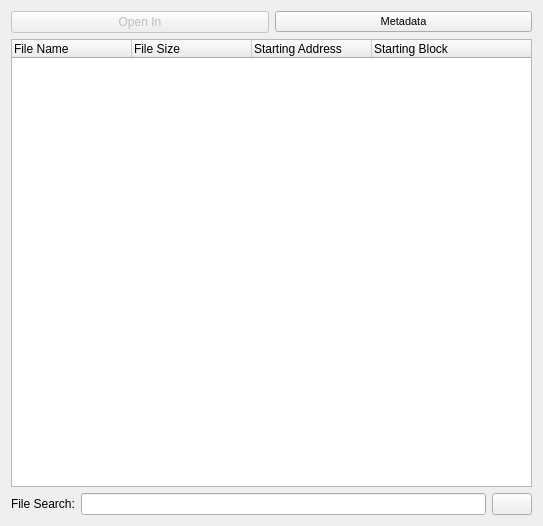
<?xml version="1.0" encoding="UTF-8"?>
<ui version="4.0">
 <class>IsoViewer</class>
 <widget class="QDialog" name="IsoViewer">
  <property name="geometry">
   <rect>
    <x>0</x>
    <y>0</y>
    <width>543</width>
    <height>526</height>
   </rect>
  </property>
  <property name="minimumSize">
   <size>
    <width>514</width>
    <height>498</height>
   </size>
  </property>
  <property name="windowTitle">
   <string>Package Viewer</string>
  </property>
  <layout class="QVBoxLayout" name="verticalLayout">
   <item>
    <layout class="QHBoxLayout" name="horizontalLayout" stretch="1,1">
     <item>
      <widget class="QPushButton" name="btnOpenIn">
       <property name="enabled">
        <bool>false</bool>
       </property>
       <property name="maximumSize">
        <size>
         <width>16777213</width>
         <height>16777215</height>
        </size>
       </property>
       <property name="text">
        <string>Open In</string>
       </property>
       <property name="icon">
        <iconset resource="Resources.qrc">
         <normaloff>:/Images/open.png</normaloff>:/Images/open.png</iconset>
       </property>
      </widget>
     </item>
     <item>
      <widget class="QPushButton" name="btnViewAll">
       <property name="font">
        <font>
         <pointsize>8</pointsize>
        </font>
       </property>
       <property name="text">
        <string>Metadata</string>
       </property>
       <property name="icon">
        <iconset resource="Resources.qrc">
         <normaloff>:/Images/Eye16.png</normaloff>:/Images/Eye16.png</iconset>
       </property>
      </widget>
     </item>
    </layout>
   </item>
   <item>
    <widget class="QTreeWidget" name="treeWidget">
     <property name="editTriggers">
      <set>QAbstractItemView::NoEditTriggers</set>
     </property>
     <property name="alternatingRowColors">
      <bool>true</bool>
     </property>
     <property name="selectionMode">
      <enum>QAbstractItemView::ExtendedSelection</enum>
     </property>
     <property name="iconSize">
      <size>
       <width>24</width>
       <height>24</height>
      </size>
     </property>
     <property name="sortingEnabled">
      <bool>false</bool>
     </property>
     <property name="animated">
      <bool>true</bool>
     </property>
     <attribute name="headerDefaultSectionSize">
      <number>120</number>
     </attribute>
     <column>
      <property name="text">
       <string>File Name</string>
      </property>
     </column>
     <column>
      <property name="text">
       <string>File Size</string>
      </property>
     </column>
     <column>
      <property name="text">
       <string>Starting Address</string>
      </property>
     </column>
     <column>
      <property name="text">
       <string>Starting Block</string>
      </property>
     </column>
    </widget>
   </item>
   <item>
    <layout class="QHBoxLayout" name="horizontalLayout_2">
     <item>
      <widget class="QLabel" name="label">
       <property name="text">
        <string>File Search:</string>
       </property>
      </widget>
     </item>
     <item>
      <widget class="QLineEdit" name="txtSearch">
       <property name="styleSheet">
        <string notr="true"/>
       </property>
      </widget>
     </item>
     <item>
      <widget class="QPushButton" name="btnShowAll">
       <property name="text">
        <string/>
       </property>
       <property name="icon">
        <iconset resource="Resources.qrc">
         <normaloff>:/Images/undo.png</normaloff>:/Images/undo.png</iconset>
       </property>
       <property name="checkable">
        <bool>false</bool>
       </property>
       <property name="checked">
        <bool>false</bool>
       </property>
       <property name="autoDefault">
        <bool>true</bool>
       </property>
       <property name="default">
        <bool>false</bool>
       </property>
       <property name="flat">
        <bool>false</bool>
       </property>
      </widget>
     </item>
    </layout>
   </item>
  </layout>
 </widget>
 <resources>
  <include location="Resources.qrc"/>
 </resources>
 <connections/>
</ui>
